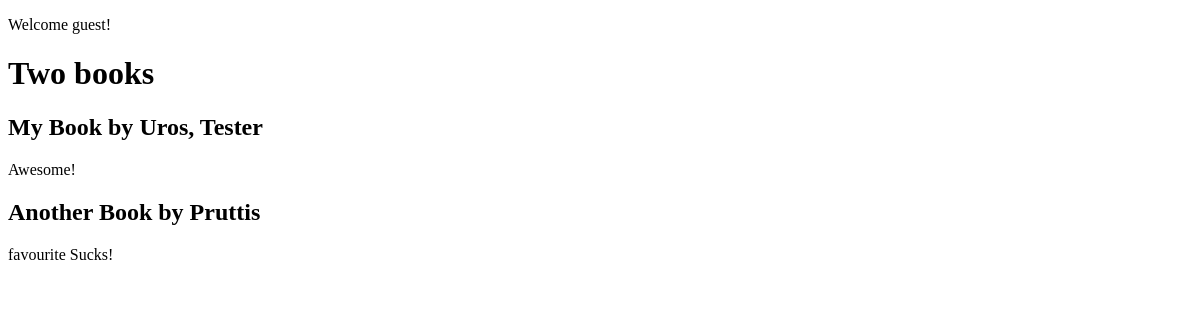
The app's page /, older data.
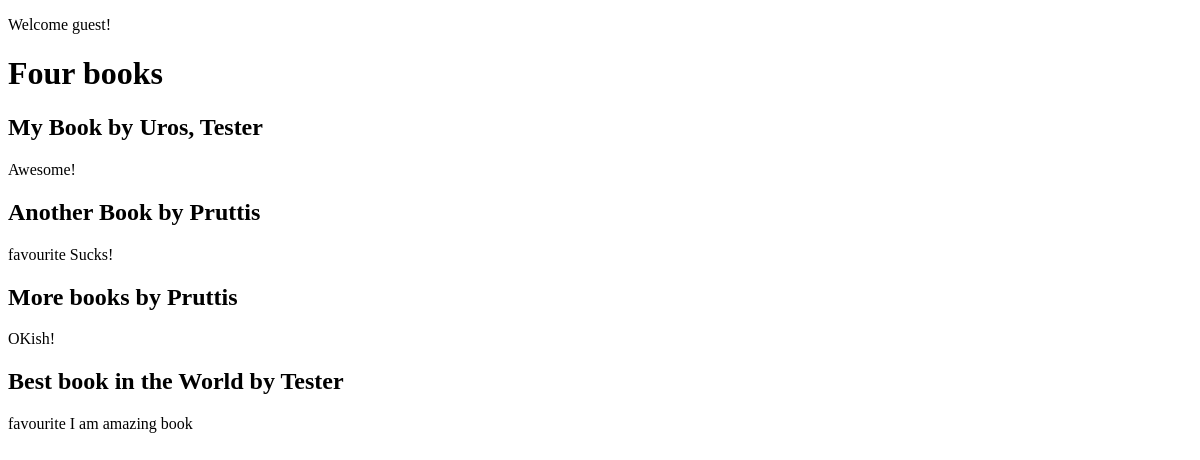
The same page, newer data.
### books/models.py (models this page shows, shortened)
class Book(models.Model):
    title = models.CharField(max_length=150)
    authors = models.ManyToManyField("Author", related_name="books")
    review = models.TextField(blank=True, null=True)
    date_reviewed = models.DateTimeField(blank=True, null=True)
    is_favourite = models.BooleanField(default=False, verbose_name="Favourite?")
    def list_authors(self):
        return ", ".join([author.name for author in self.authors.all()])

class Author(models.Model):
    name = models.CharField(max_length=70, help_text="Use alias not real name", unique=True)

### books/views.py (the view)
# urls.py: url(r'^$', list_books, name="books"),
def list_books(request):
    books = Book.objects.exclude(date_reviewed__isnull=True).prefetch_related("authors")
    context = {
        'books': books,
    }
    return render(request, "list.html", context)

### books/templates/list.html (shortened to what this page needs)
{% load humanize %}
<!DOCTYPE html>
<html lang="en">
<head>
</head>
<body>
{% if request.user.is_authenticated %}
    <p>Hello {{ request.user.username|title }}, you last logged in at {{ request.user.last_login|date:"D d M Y" }}</p>
{% else %}
    <p>Welcome guest!</p>
{% endif %}
<main>
    <h1>{{ books.count|apnumber|title }} book{{ books.count|pluralize}}</h1>
    {% for book in books %}
        <h2>{{ book.title }} by {{ book.list_authors }}</h2>
        {% if book.is_favourite %}
            <span class="highlight">favourite</span>
        {% endif %}
        {{ book.review }}
    {% endfor %}
</main>
</body>
</html>

Row changes from the older to the newer data that the page shows:
added Book: title "More books", list_authors "Pruttis", review "OKish!"
added Book: title "Best book in the World", list_authors "Tester", is_favourite "favourite", review "I am amazing book"
Text that changed along with them:
{{ books.count|apnumber|title }}: "Two" → "Four"
